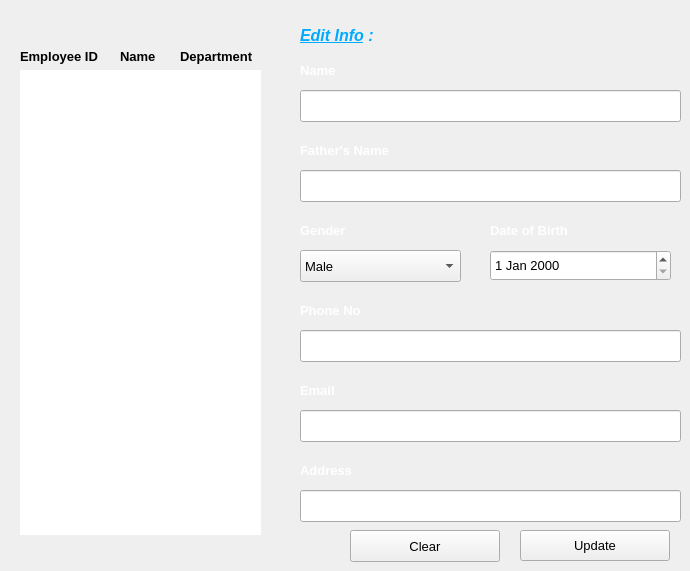
      <widget class="QWidget" name="tab_3">
       <attribute name="title">
        <string>modify</string>
       </attribute>
       <widget class="QLabel" name="label_45">
        <property name="geometry">
         <rect>
          <x>20</x>
          <y>40</y>
          <width>101</width>
          <height>34</height>
         </rect>
        </property>
        <property name="font">
         <font>
          <pointsize>10</pointsize>
          <bold>true</bold>
         </font>
        </property>
        <property name="styleSheet">
         <string notr="true">#label_26
{
	color:white;
	background:#11110E;
padding-left:10px;
}</string>
        </property>
        <property name="text">
         <string>&lt;html&gt;&lt;head/&gt;&lt;body&gt;&lt;p&gt;    Employee ID&lt;/p&gt;&lt;/body&gt;&lt;/html&gt;</string>
        </property>
       </widget>
       <widget class="QLabel" name="label_46">
        <property name="geometry">
         <rect>
          <x>120</x>
          <y>40</y>
          <width>61</width>
          <height>34</height>
         </rect>
        </property>
        <property name="font">
         <font>
          <pointsize>10</pointsize>
          <bold>true</bold>
         </font>
        </property>
        <property name="styleSheet">
         <string notr="true">#label_27
{
	color:white;
	background:#11110E;
	padding-left:5px;
}</string>
        </property>
        <property name="text">
         <string>&lt;html&gt;&lt;head/&gt;&lt;body&gt;&lt;p&gt;Name&lt;/p&gt;&lt;/body&gt;&lt;/html&gt;</string>
        </property>
       </widget>
       <widget class="QLabel" name="label_47">
        <property name="geometry">
         <rect>
          <x>180</x>
          <y>40</y>
          <width>81</width>
          <height>34</height>
         </rect>
        </property>
        <property name="font">
         <font>
          <pointsize>10</pointsize>
          <bold>true</bold>
         </font>
        </property>
        <property name="styleSheet">
         <string notr="true">#label_28
{
	color:white;
	background:#11110E;
	padding-left:3px;
}</string>
        </property>
        <property name="text">
         <string>&lt;html&gt;&lt;head/&gt;&lt;body&gt;&lt;p&gt;Department&lt;/p&gt;&lt;/body&gt;&lt;/html&gt;</string>
        </property>
       </widget>
       <widget class="QTableView" name="updateTableView_2">
        <property name="geometry">
         <rect>
          <x>20</x>
          <y>70</y>
          <width>241</width>
          <height>465</height>
         </rect>
        </property>
        <property name="sizePolicy">
         <sizepolicy hsizetype="Fixed" vsizetype="Fixed">
          <horstretch>0</horstretch>
          <verstretch>0</verstretch>
         </sizepolicy>
        </property>
        <property name="focusPolicy">
         <enum>Qt::FocusPolicy::NoFocus</enum>
        </property>
        <property name="autoFillBackground">
         <bool>false</bool>
        </property>
        <property name="frameShape">
         <enum>QFrame::Shape::NoFrame</enum>
        </property>
        <property name="horizontalScrollBarPolicy">
         <enum>Qt::ScrollBarPolicy::ScrollBarAlwaysOff</enum>
        </property>
        <property name="sizeAdjustPolicy">
         <enum>QAbstractScrollArea::SizeAdjustPolicy::AdjustIgnored</enum>
        </property>
        <property name="editTriggers">
         <set>QAbstractItemView::EditTrigger::NoEditTriggers</set>
        </property>
        <property name="tabKeyNavigation">
         <bool>false</bool>
        </property>
        <property name="showDropIndicator" stdset="0">
         <bool>false</bool>
        </property>
        <property name="dragDropOverwriteMode">
         <bool>false</bool>
        </property>
        <property name="alternatingRowColors">
         <bool>true</bool>
        </property>
        <property name="selectionMode">
         <enum>QAbstractItemView::SelectionMode::SingleSelection</enum>
        </property>
        <property name="selectionBehavior">
         <enum>QAbstractItemView::SelectionBehavior::SelectRows</enum>
        </property>
        <property name="textElideMode">
         <enum>Qt::TextElideMode::ElideNone</enum>
        </property>
        <property name="showGrid">
         <bool>false</bool>
        </property>
        <property name="gridStyle">
         <enum>Qt::PenStyle::NoPen</enum>
        </property>
        <property name="cornerButtonEnabled">
         <bool>false</bool>
        </property>
        <attribute name="horizontalHeaderVisible">
         <bool>false</bool>
        </attribute>
        <attribute name="horizontalHeaderMinimumSectionSize">
         <number>30</number>
        </attribute>
        <attribute name="horizontalHeaderDefaultSectionSize">
         <number>120</number>
        </attribute>
       </widget>
       <widget class="QLabel" name="label_48">
        <property name="geometry">
         <rect>
          <x>300</x>
          <y>20</y>
          <width>81</width>
          <height>31</height>
         </rect>
        </property>
        <property name="font">
         <font>
          <family>Arial</family>
          <pointsize>12</pointsize>
          <bold>true</bold>
         </font>
        </property>
        <property name="text">
         <string>&lt;html&gt;&lt;head/&gt;&lt;body&gt;&lt;p&gt;&lt;span style=&quot; font-style:italic; text-decoration: underline; color:#00aaff;&quot;&gt;Edit Info&lt;/span&gt;&lt;span style=&quot; font-style:italic; color:#00aaff;&quot;&gt; : &lt;/span&gt;&lt;/p&gt;&lt;/body&gt;&lt;/html&gt;</string>
        </property>
       </widget>
       <widget class="QLabel" name="id_34">
        <property name="geometry">
         <rect>
          <x>300</x>
          <y>60</y>
          <width>141</width>
          <height>21</height>
         </rect>
        </property>
        <property name="font">
         <font>
          <pointsize>10</pointsize>
          <bold>true</bold>
         </font>
        </property>
        <property name="text">
         <string>&lt;html&gt;&lt;head/&gt;&lt;body&gt;&lt;p&gt;&lt;span style=&quot; color:#ffffff;&quot;&gt;Name&lt;/span&gt;&lt;/p&gt;&lt;/body&gt;&lt;/html&gt;</string>
        </property>
       </widget>
       <widget class="QLineEdit" name="updateEmpName_3">
        <property name="geometry">
         <rect>
          <x>300</x>
          <y>90</y>
          <width>381</width>
          <height>32</height>
         </rect>
        </property>
        <property name="font">
         <font>
          <family>Arial</family>
          <pointsize>10</pointsize>
         </font>
        </property>
        <property name="styleSheet">
         <string notr="true"/>
        </property>
       </widget>
       <widget class="QLabel" name="id_35">
        <property name="geometry">
         <rect>
          <x>300</x>
          <y>140</y>
          <width>141</width>
          <height>21</height>
         </rect>
        </property>
        <property name="font">
         <font>
          <pointsize>10</pointsize>
          <bold>true</bold>
         </font>
        </property>
        <property name="text">
         <string>&lt;html&gt;&lt;head/&gt;&lt;body&gt;&lt;p&gt;&lt;span style=&quot; color:#ffffff;&quot;&gt;Father's Name&lt;/span&gt;&lt;/p&gt;&lt;/body&gt;&lt;/html&gt;</string>
        </property>
       </widget>
       <widget class="QLineEdit" name="updateEmpName_4">
        <property name="geometry">
         <rect>
          <x>300</x>
          <y>170</y>
          <width>381</width>
          <height>32</height>
         </rect>
        </property>
        <property name="font">
         <font>
          <family>Arial</family>
          <pointsize>10</pointsize>
         </font>
        </property>
        <property name="styleSheet">
         <string notr="true"/>
        </property>
       </widget>
       <widget class="QLabel" name="id_36">
        <property name="geometry">
         <rect>
          <x>300</x>
          <y>220</y>
          <width>141</width>
          <height>21</height>
         </rect>
        </property>
        <property name="font">
         <font>
          <pointsize>10</pointsize>
          <bold>true</bold>
         </font>
        </property>
        <property name="text">
         <string>&lt;html&gt;&lt;head/&gt;&lt;body&gt;&lt;p&gt;&lt;span style=&quot; color:#ffffff;&quot;&gt;Gender&lt;/span&gt;&lt;/p&gt;&lt;/body&gt;&lt;/html&gt;</string>
        </property>
       </widget>
       <widget class="QComboBox" name="updateEmpGender_2">
        <property name="geometry">
         <rect>
          <x>300</x>
          <y>250</y>
          <width>161</width>
          <height>32</height>
         </rect>
        </property>
        <property name="font">
         <font>
          <family>Arial</family>
          <pointsize>10</pointsize>
         </font>
        </property>
        <property name="styleSheet">
         <string notr="true">#empDesig
{
	background:white;
	color:black;
	border:none;
	padding-left:6px;
}</string>
        </property>
        <item>
         <property name="text">
          <string>Male</string>
         </property>
        </item>
        <item>
         <property name="text">
          <string>Female</string>
         </property>
        </item>
        <item>
         <property name="text">
          <string>Other</string>
         </property>
        </item>
       </widget>
       <widget class="QLabel" name="id_37">
        <property name="geometry">
         <rect>
          <x>490</x>
          <y>220</y>
          <width>141</width>
          <height>21</height>
         </rect>
        </property>
        <property name="font">
         <font>
          <pointsize>10</pointsize>
          <bold>true</bold>
         </font>
        </property>
        <property name="text">
         <string>&lt;html&gt;&lt;head/&gt;&lt;body&gt;&lt;p&gt;&lt;span style=&quot; color:#ffffff;&quot;&gt;Date of Birth&lt;/span&gt;&lt;/p&gt;&lt;/body&gt;&lt;/html&gt;</string>
        </property>
       </widget>
       <widget class="QDateEdit" name="updateEmpDOB_2">
        <property name="geometry">
         <rect>
          <x>490</x>
          <y>250</y>
          <width>181</width>
          <height>31</height>
         </rect>
        </property>
        <property name="font">
         <font>
          <family>Arial</family>
          <pointsize>10</pointsize>
         </font>
        </property>
        <property name="styleSheet">
         <string notr="true">#updateEmpDOB
{
	background:white;
	color:black;
	border:none;
	padding-left:6px;
}</string>
        </property>
       </widget>
       <widget class="QLabel" name="id_38">
        <property name="geometry">
         <rect>
          <x>300</x>
          <y>300</y>
          <width>141</width>
          <height>21</height>
         </rect>
        </property>
        <property name="font">
         <font>
          <pointsize>10</pointsize>
          <bold>true</bold>
         </font>
        </property>
        <property name="text">
         <string>&lt;html&gt;&lt;head/&gt;&lt;body&gt;&lt;p&gt;&lt;span style=&quot; color:#ffffff;&quot;&gt;Phone No&lt;/span&gt;&lt;/p&gt;&lt;/body&gt;&lt;/html&gt;</string>
        </property>
       </widget>
       <widget class="QLineEdit" name="updateEmpPhone_4">
        <property name="geometry">
         <rect>
          <x>300</x>
          <y>330</y>
          <width>381</width>
          <height>32</height>
         </rect>
        </property>
        <property name="font">
         <font>
          <family>Arial</family>
          <pointsize>10</pointsize>
         </font>
        </property>
        <property name="styleSheet">
         <string notr="true"/>
        </property>
       </widget>
       <widget class="QLabel" name="id_39">
        <property name="geometry">
         <rect>
          <x>300</x>
          <y>380</y>
          <width>141</width>
          <height>21</height>
         </rect>
        </property>
        <property name="font">
         <font>
          <pointsize>10</pointsize>
          <bold>true</bold>
         </font>
        </property>
        <property name="text">
         <string>&lt;html&gt;&lt;head/&gt;&lt;body&gt;&lt;p&gt;&lt;span style=&quot; color:#ffffff;&quot;&gt;Email&lt;/span&gt;&lt;/p&gt;&lt;/body&gt;&lt;/html&gt;</string>
        </property>
       </widget>
       <widget class="QLabel" name="id_40">
        <property name="geometry">
         <rect>
          <x>300</x>
          <y>460</y>
          <width>141</width>
          <height>21</height>
         </rect>
        </property>
        <property name="font">
         <font>
          <pointsize>10</pointsize>
          <bold>true</bold>
         </font>
        </property>
        <property name="text">
         <string>&lt;html&gt;&lt;head/&gt;&lt;body&gt;&lt;p&gt;&lt;span style=&quot; color:#ffffff;&quot;&gt;Address&lt;/span&gt;&lt;/p&gt;&lt;/body&gt;&lt;/html&gt;</string>
        </property>
       </widget>
       <widget class="QLineEdit" name="updateEmpPhone_5">
        <property name="geometry">
         <rect>
          <x>300</x>
          <y>410</y>
          <width>381</width>
          <height>32</height>
         </rect>
        </property>
        <property name="font">
         <font>
          <family>Arial</family>
          <pointsize>10</pointsize>
         </font>
        </property>
        <property name="styleSheet">
         <string notr="true"/>
        </property>
       </widget>
       <widget class="QLineEdit" name="updateEmpPhone_6">
        <property name="geometry">
         <rect>
          <x>300</x>
          <y>490</y>
          <width>381</width>
          <height>32</height>
         </rect>
        </property>
        <property name="font">
         <font>
          <family>Arial</family>
          <pointsize>10</pointsize>
         </font>
        </property>
        <property name="styleSheet">
         <string notr="true"/>
        </property>
       </widget>
       <widget class="QPushButton" name="pushButton_24">
        <property name="geometry">
         <rect>
          <x>350</x>
          <y>530</y>
          <width>150</width>
          <height>32</height>
         </rect>
        </property>
        <property name="font">
         <font>
          <pointsize>10</pointsize>
         </font>
        </property>
        <property name="cursor">
         <cursorShape>PointingHandCursor</cursorShape>
        </property>
        <property name="focusPolicy">
         <enum>Qt::FocusPolicy::TabFocus</enum>
        </property>
        <property name="styleSheet">
         <string notr="true">#pushButton_8
{
	background:#EC3245;
	border:none;
	color:white;
}

#pushButton_8:hover
{
	background:#2d2d2d;
	border:2px solid #EC3245;
	color:#EC3245;
}</string>
        </property>
        <property name="text">
         <string>Clear</string>
        </property>
       </widget>
       <widget class="QPushButton" name="pushButton_25">
        <property name="geometry">
         <rect>
          <x>520</x>
          <y>530</y>
          <width>150</width>
          <height>31</height>
         </rect>
        </property>
        <property name="font">
         <font>
          <pointsize>10</pointsize>
         </font>
        </property>
        <property name="cursor">
         <cursorShape>PointingHandCursor</cursorShape>
        </property>
        <property name="focusPolicy">
         <enum>Qt::FocusPolicy::TabFocus</enum>
        </property>
        <property name="styleSheet">
         <string notr="true">#pushButton_7
{
	background:#00855C;
	border:none;
	color:white;
}

#pushButton_7:hover
{
	background:#2D2D2D;
	border:2px solid #00855C;
	color:#00855C;
}</string>
        </property>
        <property name="text">
         <string>Update</string>
        </property>
       </widget>
      </widget>
